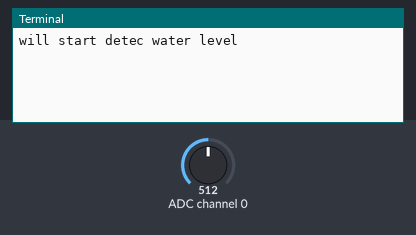
Simulated run of this program. Board: Raspberry Pi (BCM pin numbers). Shown: the last lines printed to the terminal. The inputs (shaded band) are chosen by the test bench; at power-on: ADC channel 0 = 512 (analog values on the 0–1023 scale).

Above: at 3.2 s.
3.3 s: ADC channel 0 set to 190
At 4.4 s:
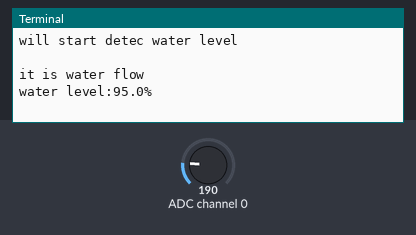
5.5 s: ADC channel 0 set to 20
At 6.8 s:
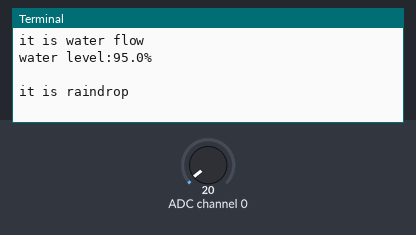
8.5 s: ADC channel 0 set to 0
At 9.5 s:
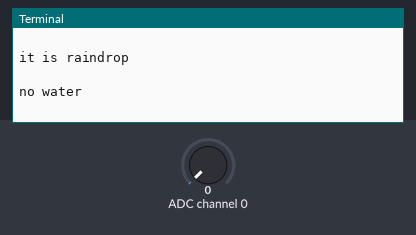

Measured:
- after the input at 3.3 s, the terminal: prints a new line after 0.70 s (image 1)
- after the input at 5.5 s, the terminal: prints a new line after 0.50 s (image 2)
- after the input at 8.5 s, the terminal: prints a new line after 0.50 s (image 3)

The program:

waterlevel.py
```python
import RPi.GPIO as GPIO
import time


# change these as desired - they're the pins connected from the
# SPI port on the ADC to the Cobbler
# BCM number
SPICLK = 11
SPIMISO = 9
SPIMOSI = 10
SPICS = 8

# photoresistor connected to adc #0
photo_ch = 0

#port init
def init():
         GPIO.setwarnings(False)
         GPIO.cleanup()         #clean up at the end of your script
         GPIO.setmode(GPIO.BCM)     #to specify which pin numbering system

         # set up the SPI interface pins
         GPIO.setup(SPIMOSI, GPIO.OUT)
         GPIO.setup(SPIMISO, GPIO.IN)
         GPIO.setup(SPICLK, GPIO.OUT)
         GPIO.setup(SPICS, GPIO.OUT)

#read SPI data from MCP3008(or MCP3204) chip,8 possible adc's (0 thru 7)
def readadc(adcnum, clockpin, mosipin, misopin, cspin):
        if ((adcnum > 7) or (adcnum < 0)):
                return -1
        GPIO.output(cspin, True)

        GPIO.output(clockpin, False)  # start clock low
        GPIO.output(cspin, False)     # bring CS low

        commandout = adcnum
        commandout |= 0x18  # start bit + single-ended bit
        commandout <<= 3    # we only need to send 5 bits here
        for i in range(5):
                if (commandout & 0x80):
                        GPIO.output(mosipin, True)
                else:
                        GPIO.output(mosipin, False)
                commandout <<= 1
                GPIO.output(clockpin, True)
                GPIO.output(clockpin, False)

        adcout = 0
        # read in one empty bit, one null bit and 10 ADC bits
        for i in range(12):
                GPIO.output(clockpin, True)
                GPIO.output(clockpin, False)
                adcout <<= 1
                if (GPIO.input(misopin)):
                        adcout |= 0x1

        GPIO.output(cspin, True)

        adcout >>= 1       # first bit is 'null' so drop it
        return adcout

def main():
         init()
         time.sleep(2)
         print"will start detec water level\n"
         while True:
                  adc_value=readadc(photo_ch, SPICLK, SPIMOSI, SPIMISO, SPICS)
                  if adc_value == 0:
                           print"no water\n"
                  elif adc_value>0 and adc_value<30 :
                           print"it is raindrop\n"
                  elif adc_value>=30 and adc_value<200 :
                           print"it is water flow"
                           print"water level:"+str("%.1f"%(adc_value/200.*100))+"%\n"
                  #print "adc_value= " +str(adc_value)+"\n"
                  time.sleep(1)


if __name__ == '__main__':
         try:
                  main()

         except KeyboardInterrupt:
                  pass
GPIO.cleanup()
```
